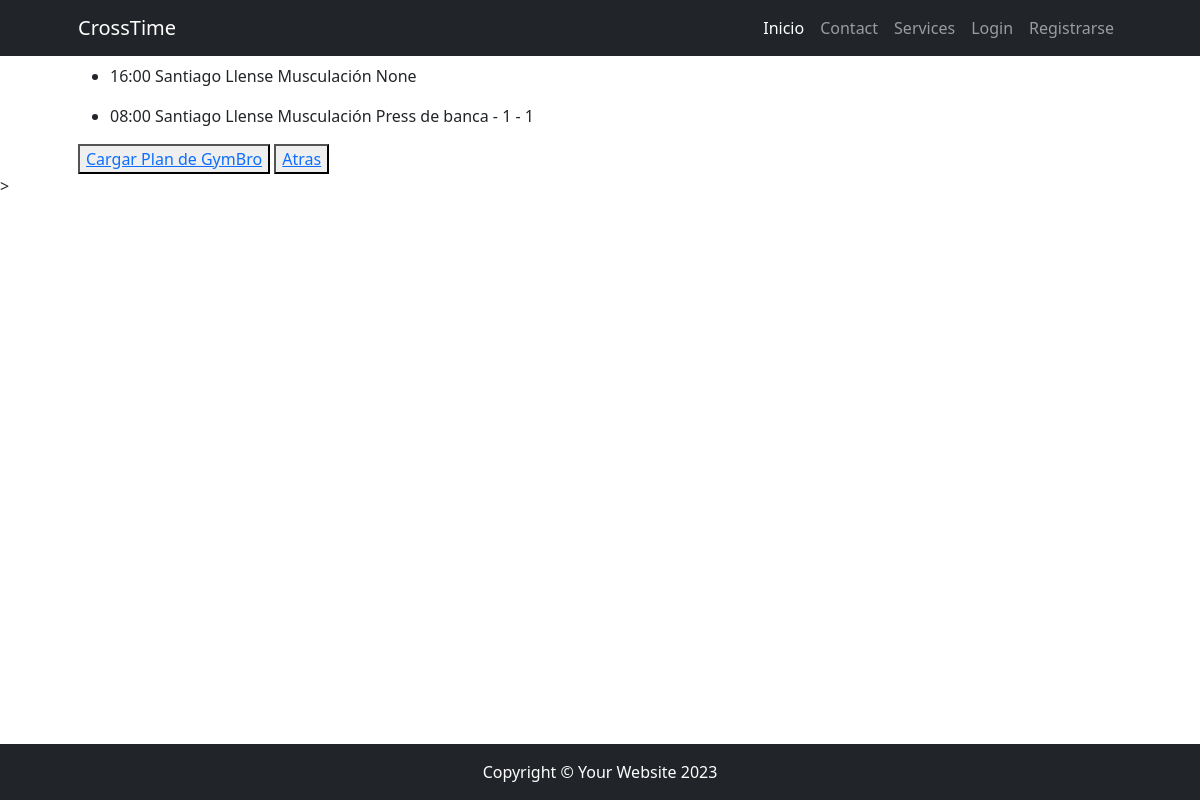
Page /plangymbro/list on the committed database.
### gym_admin/models.py (models this page shows, shortened)
class GymbroporTurno(models.Model):
    turno = models.ForeignKey(Turno, on_delete=models.CASCADE)
    gymbro = models.ForeignKey(Gymbro, on_delete=models.CASCADE)
    entrenamiento = models.ForeignKey(Entrenamiento, on_delete=models.CASCADE, default=None, blank=True, null=True)
    rutina = models.ForeignKey(Rutina, on_delete=models.CASCADE, default=None, blank=True, null=True)

class Turno(models.Model):
    turno = models.CharField(max_length=10, default='', blank=True)
    gym = models.ForeignKey(Gym, on_delete=models.SET_NULL, null=True, blank=True)
    def __str__(self) -> str:
        return self.turno

class Gymbro(models.Model):
    nombre = models.CharField(max_length=100)
    dni = models.CharField(max_length=9)
    fecha_nac = models.DateField(null=True, blank=True)
    inicio_act = models.DateField(default=timezone.now, editable=False, verbose_name="Fecha de inicio de actividad")
    dir = models.CharField(max_length=200)
    tel = models.CharField(max_length=14)
    email = models.EmailField()
    os = models.CharField(max_length=100, verbose_name="Obra Social")
    def __str__(self):
        return self.nombre

class Entrenamiento(models.Model):
    entrenamiento = models.CharField(max_length=100)
    descripcion = models.TextField(default='Ingrese descripción')
    def __str__(self) -> str:
        return self.entrenamiento

class Rutina(models.Model):
    plan = models.ForeignKey(Plan, on_delete=models.CASCADE, default=None, blank=True, null=True)
    rutina = models.CharField(max_length=100, default='', blank=True)
    repeticiones = models.IntegerField(blank=True, null=True)
    series = models.IntegerField(blank=True, null=True)
    def __str__(self) -> str:
        return f"{self.rutina} - {self.repeticiones} - {self.series}"

### gym_admin/views.py (the view)
# urls.py: path('plangymbro/list', views.plangymbro_list, name="plangymbro_list"),
def plangymbro_list(request):
    consulta = models.GymbroporTurno.objects.all()
    contexto = {"PlanesGymBro": consulta}
    return render(request, "gym_admin/plangymbro_list.html", contexto)

### gym_admin/templates/gym_admin/plangymbro_list.html (shortened to what this page needs)
{% extends 'gym_admin/base.html' %}
{% block content %}
    {% for gymbroporturno in PlanesGymBro %}
        <ul>
            <li>
                {{gymbroporturno.turno}}
                {{gymbroporturno.gymbro}}
                {{gymbroporturno.entrenamiento}}
                {{gymbroporturno.rutina}}
            </li>
        </ul>
    {% endfor %}
    <button><a href="{% url 'plangymbro_form' %}">Cargar Plan de GymBro</a></button>
    <button><a href="{% url 'gym_admin' %}">Atras</a></button>
{% endblock content %}

### rows in the picture
GymbroporTurno: turno "16:00", gymbro "Santiago Llense", entrenamiento "Musculación", rutina "None"
GymbroporTurno: turno "08:00", gymbro "Santiago Llense", entrenamiento "Musculación", rutina "Press de banca - 1 - 1"
